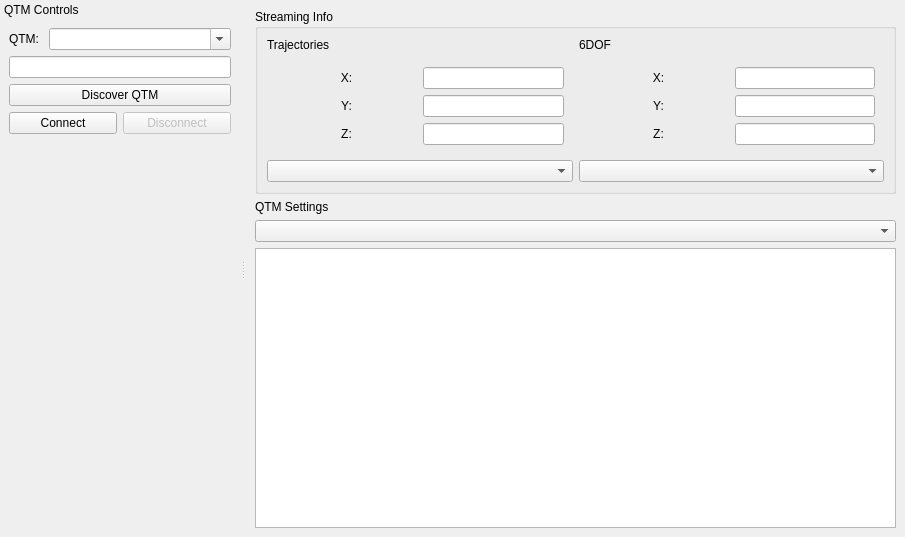
<?xml version="1.0" encoding="UTF-8"?>
<ui version="4.0">
 <class>MainWindow</class>
 <widget class="QMainWindow" name="MainWindow">
  <property name="geometry">
   <rect>
    <x>0</x>
    <y>0</y>
    <width>905</width>
    <height>537</height>
   </rect>
  </property>
  <property name="windowTitle">
   <string>MainWindow</string>
  </property>
  <widget class="QWidget" name="centralwidget">
   <layout class="QGridLayout" name="gridLayout">
    <item row="0" column="0">
     <widget class="QGroupBox" name="groupBox">
      <property name="title">
       <string>Streaming Info</string>
      </property>
      <layout class="QHBoxLayout" name="horizontalLayout_5">
       <item>
        <layout class="QVBoxLayout" name="verticalLayout_2">
         <item>
          <widget class="QLabel" name="label_6">
           <property name="text">
            <string>Trajectories</string>
           </property>
          </widget>
         </item>
         <item>
          <layout class="QGridLayout" name="gridLayout_2">
           <property name="leftMargin">
            <number>9</number>
           </property>
           <property name="topMargin">
            <number>9</number>
           </property>
           <property name="rightMargin">
            <number>9</number>
           </property>
           <property name="bottomMargin">
            <number>9</number>
           </property>
           <item row="1" column="1">
            <widget class="QLabel" name="label_4">
             <property name="layoutDirection">
              <enum>Qt::LeftToRight</enum>
             </property>
             <property name="text">
              <string>Y:</string>
             </property>
             <property name="alignment">
              <set>Qt::AlignCenter</set>
             </property>
            </widget>
           </item>
           <item row="1" column="2">
            <widget class="QLineEdit" name="y_trajectory">
             <property name="sizePolicy">
              <sizepolicy hsizetype="Preferred" vsizetype="Fixed">
               <horstretch>0</horstretch>
               <verstretch>0</verstretch>
              </sizepolicy>
             </property>
             <property name="readOnly">
              <bool>true</bool>
             </property>
            </widget>
           </item>
           <item row="0" column="1">
            <widget class="QLabel" name="label_5">
             <property name="layoutDirection">
              <enum>Qt::LeftToRight</enum>
             </property>
             <property name="text">
              <string>X:</string>
             </property>
             <property name="alignment">
              <set>Qt::AlignCenter</set>
             </property>
            </widget>
           </item>
           <item row="0" column="2">
            <widget class="QLineEdit" name="x_trajectory">
             <property name="sizePolicy">
              <sizepolicy hsizetype="Preferred" vsizetype="Fixed">
               <horstretch>0</horstretch>
               <verstretch>0</verstretch>
              </sizepolicy>
             </property>
             <property name="readOnly">
              <bool>true</bool>
             </property>
            </widget>
           </item>
           <item row="2" column="1">
            <widget class="QLabel" name="label_3">
             <property name="layoutDirection">
              <enum>Qt::LeftToRight</enum>
             </property>
             <property name="text">
              <string>Z:</string>
             </property>
             <property name="alignment">
              <set>Qt::AlignCenter</set>
             </property>
            </widget>
           </item>
           <item row="2" column="2">
            <widget class="QLineEdit" name="z_trajectory">
             <property name="sizePolicy">
              <sizepolicy hsizetype="Preferred" vsizetype="Fixed">
               <horstretch>0</horstretch>
               <verstretch>0</verstretch>
              </sizepolicy>
             </property>
             <property name="readOnly">
              <bool>true</bool>
             </property>
            </widget>
           </item>
          </layout>
         </item>
         <item>
          <widget class="QComboBox" name="trajectory_combo"/>
         </item>
        </layout>
       </item>
       <item>
        <layout class="QVBoxLayout" name="verticalLayout_3">
         <item>
          <widget class="QLabel" name="label_7">
           <property name="text">
            <string>6DOF</string>
           </property>
          </widget>
         </item>
         <item>
          <layout class="QGridLayout" name="gridLayout_4">
           <property name="leftMargin">
            <number>9</number>
           </property>
           <property name="topMargin">
            <number>9</number>
           </property>
           <property name="rightMargin">
            <number>9</number>
           </property>
           <property name="bottomMargin">
            <number>9</number>
           </property>
           <item row="0" column="0">
            <widget class="QLabel" name="label_8">
             <property name="text">
              <string>X:</string>
             </property>
             <property name="alignment">
              <set>Qt::AlignCenter</set>
             </property>
            </widget>
           </item>
           <item row="2" column="0">
            <widget class="QLabel" name="label_10">
             <property name="text">
              <string>Z:</string>
             </property>
             <property name="alignment">
              <set>Qt::AlignCenter</set>
             </property>
            </widget>
           </item>
           <item row="1" column="0">
            <widget class="QLabel" name="label_9">
             <property name="text">
              <string>Y:</string>
             </property>
             <property name="alignment">
              <set>Qt::AlignCenter</set>
             </property>
            </widget>
           </item>
           <item row="0" column="1">
            <widget class="QLineEdit" name="x_sixdof">
             <property name="sizePolicy">
              <sizepolicy hsizetype="Preferred" vsizetype="Fixed">
               <horstretch>0</horstretch>
               <verstretch>0</verstretch>
              </sizepolicy>
             </property>
            </widget>
           </item>
           <item row="1" column="1">
            <widget class="QLineEdit" name="y_sixdof">
             <property name="sizePolicy">
              <sizepolicy hsizetype="Preferred" vsizetype="Fixed">
               <horstretch>0</horstretch>
               <verstretch>0</verstretch>
              </sizepolicy>
             </property>
            </widget>
           </item>
           <item row="2" column="1">
            <widget class="QLineEdit" name="z_sixdof">
             <property name="sizePolicy">
              <sizepolicy hsizetype="Preferred" vsizetype="Fixed">
               <horstretch>0</horstretch>
               <verstretch>0</verstretch>
              </sizepolicy>
             </property>
            </widget>
           </item>
          </layout>
         </item>
         <item>
          <widget class="QComboBox" name="sixdof_combo"/>
         </item>
        </layout>
       </item>
      </layout>
     </widget>
    </item>
    <item row="1" column="0">
     <layout class="QVBoxLayout" name="verticalLayout_4">
      <item>
       <widget class="QLabel" name="label_11">
        <property name="text">
         <string>QTM Settings</string>
        </property>
       </widget>
      </item>
      <item>
       <widget class="QComboBox" name="settings_combo"/>
      </item>
      <item>
       <widget class="QTextEdit" name="settings_viewer">
        <property name="readOnly">
         <bool>true</bool>
        </property>
       </widget>
      </item>
     </layout>
    </item>
   </layout>
  </widget>
  <widget class="QDockWidget" name="dockWidget_2">
   <property name="sizePolicy">
    <sizepolicy hsizetype="Minimum" vsizetype="Preferred">
     <horstretch>0</horstretch>
     <verstretch>0</verstretch>
    </sizepolicy>
   </property>
   <property name="minimumSize">
    <size>
     <width>240</width>
     <height>205</height>
    </size>
   </property>
   <property name="features">
    <set>QDockWidget::DockWidgetMovable</set>
   </property>
   <property name="windowTitle">
    <string>QTM Controls</string>
   </property>
   <attribute name="dockWidgetArea">
    <number>1</number>
   </attribute>
   <widget class="QWidget" name="dockWidgetContents_2">
    <layout class="QVBoxLayout" name="verticalLayout">
     <property name="leftMargin">
      <number>9</number>
     </property>
     <property name="rightMargin">
      <number>9</number>
     </property>
     <item>
      <layout class="QHBoxLayout" name="horizontalLayout_4"/>
     </item>
     <item>
      <layout class="QHBoxLayout" name="horizontalLayout_2">
       <item>
        <widget class="QLabel" name="label">
         <property name="text">
          <string>QTM: </string>
         </property>
        </widget>
       </item>
       <item>
        <widget class="QComboBox" name="qtm_combo">
         <property name="sizePolicy">
          <sizepolicy hsizetype="Expanding" vsizetype="Fixed">
           <horstretch>0</horstretch>
           <verstretch>0</verstretch>
          </sizepolicy>
         </property>
         <property name="editable">
          <bool>true</bool>
         </property>
        </widget>
       </item>
      </layout>
     </item>
     <item>
      <widget class="QLineEdit" name="qtm_ip_lin_edit"/>
     </item>
     <item>
      <widget class="QPushButton" name="discover_button">
       <property name="text">
        <string>Discover QTM</string>
       </property>
      </widget>
     </item>
     <item>
      <layout class="QHBoxLayout" name="horizontalLayout">
       <item>
        <widget class="QPushButton" name="connect_button">
         <property name="enabled">
          <bool>true</bool>
         </property>
         <property name="text">
          <string>Connect</string>
         </property>
        </widget>
       </item>
       <item>
        <widget class="QPushButton" name="disconnect_button">
         <property name="enabled">
          <bool>false</bool>
         </property>
         <property name="text">
          <string>Disconnect</string>
         </property>
        </widget>
       </item>
      </layout>
     </item>
     <item>
      <spacer name="verticalSpacer">
       <property name="orientation">
        <enum>Qt::Vertical</enum>
       </property>
       <property name="sizeHint" stdset="0">
        <size>
         <width>20</width>
         <height>40</height>
        </size>
       </property>
      </spacer>
     </item>
    </layout>
   </widget>
  </widget>
 </widget>
 <resources/>
 <connections/>
</ui>
